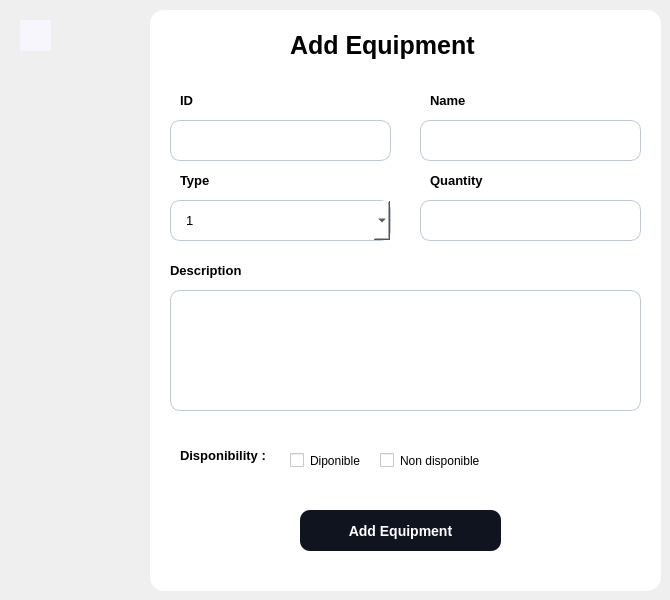
             <widget class="QWidget" name="page_4">
              <widget class="QPushButton" name="back">
               <property name="geometry">
                <rect>
                 <x>20</x>
                 <y>20</y>
                 <width>31</width>
                 <height>31</height>
                </rect>
               </property>
               <property name="cursor">
                <cursorShape>PointingHandCursor</cursorShape>
               </property>
               <property name="styleSheet">
                <string notr="true">#back {
	background-color:#F7F6FC; 
	border-radius:1px ; 
	image: url(:/icons/tsawer/arrow-left.svg);
}

#back::hover {
	
	image: url(:/icons/tsawer/arrow-left_hover.svg);
}</string>
               </property>
               <property name="text">
                <string/>
               </property>
              </widget>
              <widget class="QGroupBox" name="groupBox">
               <property name="geometry">
                <rect>
                 <x>150</x>
                 <y>10</y>
                 <width>511</width>
                 <height>581</height>
                </rect>
               </property>
               <property name="styleSheet">
                <string notr="true">background-color :white ; 
border-radius :14px ; 
border: 0 px ; 	</string>
               </property>
               <property name="title">
                <string/>
               </property>
               <widget class="QLabel" name="title1">
                <property name="geometry">
                 <rect>
                  <x>140</x>
                  <y>20</y>
                  <width>201</width>
                  <height>31</height>
                 </rect>
                </property>
                <property name="styleSheet">
                 <string notr="true">#title1 {
	font-size: 25px ; 
	font-weight:bold ; 
	
}</string>
                </property>
                <property name="text">
                 <string>Add Equipment</string>
                </property>
               </widget>
               <widget class="QLabel" name="label_2">
                <property name="geometry">
                 <rect>
                  <x>30</x>
                  <y>80</y>
                  <width>21</width>
                  <height>21</height>
                 </rect>
                </property>
                <property name="styleSheet">
                 <string notr="true">font-size:13px;
font-weight:bold ; </string>
                </property>
                <property name="text">
                 <string>ID</string>
                </property>
               </widget>
               <widget class="QLabel" name="label_3">
                <property name="geometry">
                 <rect>
                  <x>280</x>
                  <y>80</y>
                  <width>41</width>
                  <height>21</height>
                 </rect>
                </property>
                <property name="styleSheet">
                 <string notr="true">font-size:13px;
font-weight:bold ; </string>
                </property>
                <property name="text">
                 <string>Name</string>
                </property>
               </widget>
               <widget class="QLineEdit" name="ID">
                <property name="geometry">
                 <rect>
                  <x>20</x>
                  <y>110</y>
                  <width>221</width>
                  <height>41</height>
                 </rect>
                </property>
                <property name="styleSheet">
                 <string notr="true">#ID {
	background-color:white ; 
	border-radius:10px ; 
	font-size:13px ; 
	padding-left : 15px ; 
	border:1px solid #BFC9D3 ; 
}</string>
                </property>
               </widget>
               <widget class="QLineEdit" name="name">
                <property name="geometry">
                 <rect>
                  <x>270</x>
                  <y>110</y>
                  <width>221</width>
                  <height>41</height>
                 </rect>
                </property>
                <property name="styleSheet">
                 <string notr="true">#name {
	background-color:white ; 
	border-radius:10px ; 
	font-size:13px ; 
	padding-left : 15px ; 
	border:1px solid #BFC9D3 ; 
}</string>
                </property>
               </widget>
               <widget class="QLabel" name="label_4">
                <property name="geometry">
                 <rect>
                  <x>30</x>
                  <y>160</y>
                  <width>31</width>
                  <height>21</height>
                 </rect>
                </property>
                <property name="styleSheet">
                 <string notr="true">font-size:13px;
font-weight:bold ; </string>
                </property>
                <property name="text">
                 <string>Type</string>
                </property>
               </widget>
               <widget class="QLabel" name="label_5">
                <property name="geometry">
                 <rect>
                  <x>280</x>
                  <y>160</y>
                  <width>61</width>
                  <height>21</height>
                 </rect>
                </property>
                <property name="styleSheet">
                 <string notr="true">font-size:13px;
font-weight:bold ; </string>
                </property>
                <property name="text">
                 <string>Quantity</string>
                </property>
               </widget>
               <widget class="QComboBox" name="type">
                <property name="geometry">
                 <rect>
                  <x>20</x>
                  <y>190</y>
                  <width>221</width>
                  <height>41</height>
                 </rect>
                </property>
                <property name="styleSheet">
                 <string notr="true">QComboBox {
	background-color:white ; 
	border-radius:10px ; 
	font-size:13px ; 
	padding-left : 15px ; 
	border:1px solid #BFC9D3 ; 

}</string>
                </property>
                <item>
                 <property name="text">
                  <string>1</string>
                 </property>
                </item>
                <item>
                 <property name="text">
                  <string>2</string>
                 </property>
                </item>
                <item>
                 <property name="text">
                  <string>3</string>
                 </property>
                </item>
               </widget>
               <widget class="QLineEdit" name="qnt">
                <property name="geometry">
                 <rect>
                  <x>270</x>
                  <y>190</y>
                  <width>221</width>
                  <height>41</height>
                 </rect>
                </property>
                <property name="styleSheet">
                 <string notr="true">#qnt {
	background-color:white ; 
	border-radius:10px ; 
	font-size:13px ; 
	padding-left : 15px ; 
	border:1px solid #BFC9D3 ; 

}</string>
                </property>
               </widget>
               <widget class="QLabel" name="label_7">
                <property name="geometry">
                 <rect>
                  <x>20</x>
                  <y>250</y>
                  <width>81</width>
                  <height>21</height>
                 </rect>
                </property>
                <property name="styleSheet">
                 <string notr="true">font-size:13px;
font-weight:bold ; </string>
                </property>
                <property name="text">
                 <string>Description</string>
                </property>
               </widget>
               <widget class="QTextEdit" name="desc">
                <property name="geometry">
                 <rect>
                  <x>20</x>
                  <y>280</y>
                  <width>471</width>
                  <height>121</height>
                 </rect>
                </property>
                <property name="styleSheet">
                 <string notr="true">#desc{
	background-color:white ; 
	border-radius:10px ; 
	font-size:13px ; 
	padding : 15px 0 0 15px ; 
	border:1px solid #BFC9D3 ; 

}</string>
                </property>
               </widget>
               <widget class="QCheckBox" name="checkBox_2">
                <property name="geometry">
                 <rect>
                  <x>230</x>
                  <y>440</y>
                  <width>111</width>
                  <height>21</height>
                 </rect>
                </property>
                <property name="cursor">
                 <cursorShape>PointingHandCursor</cursorShape>
                </property>
                <property name="text">
                 <string>Non disponible</string>
                </property>
                <property name="autoExclusive">
                 <bool>true</bool>
                </property>
                <property name="tristate">
                 <bool>false</bool>
                </property>
               </widget>
               <widget class="QCheckBox" name="checkBox">
                <property name="geometry">
                 <rect>
                  <x>140</x>
                  <y>440</y>
                  <width>81</width>
                  <height>21</height>
                 </rect>
                </property>
                <property name="cursor">
                 <cursorShape>PointingHandCursor</cursorShape>
                </property>
                <property name="text">
                 <string>Diponible</string>
                </property>
                <property name="autoExclusive">
                 <bool>true</bool>
                </property>
                <property name="tristate">
                 <bool>false</bool>
                </property>
               </widget>
               <widget class="QLabel" name="label_6">
                <property name="geometry">
                 <rect>
                  <x>30</x>
                  <y>430</y>
                  <width>91</width>
                  <height>31</height>
                 </rect>
                </property>
                <property name="styleSheet">
                 <string notr="true">font-size:13px;
font-weight:bold ; </string>
                </property>
                <property name="text">
                 <string>Disponibility :</string>
                </property>
               </widget>
               <widget class="QPushButton" name="add_equip">
                <property name="geometry">
                 <rect>
                  <x>150</x>
                  <y>500</y>
                  <width>201</width>
                  <height>41</height>
                 </rect>
                </property>
                <property name="cursor">
                 <cursorShape>PointingHandCursor</cursorShape>
                </property>
                <property name="styleSheet">
                 <string notr="true">#add_equip {
	background-color:#0F141E ; 
	border-radius:10px ; 
	color : white ; 
	font-size:14px ; 
	font-weight:bold; 
}

#add_equip::hover {
	background-color:#4AC7EA ; 
	color:white ; 
}</string>
                </property>
                <property name="text">
                 <string>Add Equipment</string>
                </property>
               </widget>
              </widget>
             </widget>
